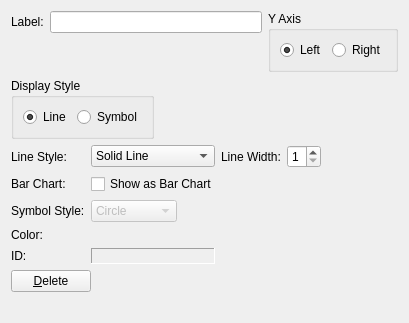
<?xml version="1.0" encoding="UTF-8"?>
<ui version="4.0">
 <class>Graph2dHybridWindowSettingWidget</class>
 <widget class="QWidget" name="Graph2dHybridWindowSettingWidget">
  <property name="geometry">
   <rect>
    <x>0</x>
    <y>0</y>
    <width>409</width>
    <height>323</height>
   </rect>
  </property>
  <property name="windowTitle">
   <string>Form</string>
  </property>
  <layout class="QVBoxLayout" name="verticalLayout_2" stretch="0,0,0,0,1">
   <item>
    <layout class="QHBoxLayout" name="horizontalLayout_5" stretch="1,0">
     <item>
      <layout class="QVBoxLayout" name="verticalLayout">
       <item>
        <layout class="QHBoxLayout" name="horizontalLayout_4">
         <item>
          <widget class="QLabel" name="labelLabel">
           <property name="text">
            <string>Label:</string>
           </property>
          </widget>
         </item>
         <item>
          <widget class="QLineEdit" name="labelLineEdit"/>
         </item>
        </layout>
       </item>
       <item>
        <spacer name="verticalSpacer">
         <property name="orientation">
          <enum>Qt::Vertical</enum>
         </property>
         <property name="sizeType">
          <enum>QSizePolicy::Expanding</enum>
         </property>
         <property name="sizeHint" stdset="0">
          <size>
           <width>20</width>
           <height>5</height>
          </size>
         </property>
        </spacer>
       </item>
      </layout>
     </item>
     <item>
      <layout class="QHBoxLayout" name="horizontalLayout_2">
       <item>
        <widget class="QGroupBox" name="yAxisGroupBox">
         <property name="title">
          <string>Y Axis</string>
         </property>
         <layout class="QHBoxLayout" name="horizontalLayout">
          <item>
           <widget class="QRadioButton" name="yAxisLeftRadioButton">
            <property name="text">
             <string>Left</string>
            </property>
            <property name="checked">
             <bool>true</bool>
            </property>
           </widget>
          </item>
          <item>
           <widget class="QRadioButton" name="yAxisRightRadioButton">
            <property name="text">
             <string>Right</string>
            </property>
           </widget>
          </item>
         </layout>
        </widget>
       </item>
      </layout>
     </item>
    </layout>
   </item>
   <item>
    <layout class="QHBoxLayout" name="horizontalLayout_7">
     <item>
      <widget class="QGroupBox" name="displayStyleGroupBox">
       <property name="title">
        <string>Display Style</string>
       </property>
       <layout class="QHBoxLayout" name="horizontalLayout_6">
        <item>
         <widget class="QRadioButton" name="displayStyleLineRadioButton">
          <property name="text">
           <string>Line</string>
          </property>
          <property name="checked">
           <bool>true</bool>
          </property>
         </widget>
        </item>
        <item>
         <widget class="QRadioButton" name="displayStyleSymbolRadioButton">
          <property name="text">
           <string>Symbol</string>
          </property>
         </widget>
        </item>
       </layout>
      </widget>
     </item>
     <item>
      <spacer name="horizontalSpacer_3">
       <property name="orientation">
        <enum>Qt::Horizontal</enum>
       </property>
       <property name="sizeHint" stdset="0">
        <size>
         <width>40</width>
         <height>0</height>
        </size>
       </property>
      </spacer>
     </item>
    </layout>
   </item>
   <item>
    <layout class="QGridLayout" name="gridLayout">
     <item row="0" column="0">
      <widget class="QLabel" name="lineStyleLabel">
       <property name="text">
        <string>Line Style:</string>
       </property>
      </widget>
     </item>
     <item row="0" column="1">
      <widget class="QComboBox" name="lineStyleComboBox">
       <item>
        <property name="text">
         <string>Solid Line</string>
        </property>
       </item>
       <item>
        <property name="text">
         <string>Dashed Line</string>
        </property>
       </item>
       <item>
        <property name="text">
         <string>Dotted Line</string>
        </property>
       </item>
       <item>
        <property name="text">
         <string>Dots and Dashes</string>
        </property>
       </item>
      </widget>
     </item>
     <item row="0" column="2">
      <widget class="QLabel" name="lineWidthLabel">
       <property name="text">
        <string>Line Width:</string>
       </property>
      </widget>
     </item>
     <item row="0" column="3">
      <layout class="QHBoxLayout" name="horizontalLayout_3">
       <item>
        <widget class="QSpinBox" name="lineWidthSpinBox">
         <property name="minimum">
          <number>1</number>
         </property>
         <property name="maximum">
          <number>7</number>
         </property>
        </widget>
       </item>
       <item>
        <spacer name="horizontalSpacer_2">
         <property name="orientation">
          <enum>Qt::Horizontal</enum>
         </property>
         <property name="sizeHint" stdset="0">
          <size>
           <width>40</width>
           <height>20</height>
          </size>
         </property>
        </spacer>
       </item>
      </layout>
     </item>
     <item row="1" column="0">
      <widget class="QLabel" name="barChartLabel">
       <property name="text">
        <string>Bar Chart:</string>
       </property>
      </widget>
     </item>
     <item row="1" column="1" colspan="2">
      <widget class="QCheckBox" name="barChartCheckBox">
       <property name="text">
        <string>Show as Bar Chart</string>
       </property>
      </widget>
     </item>
     <item row="2" column="0">
      <widget class="QLabel" name="symbolStyleLabel">
       <property name="text">
        <string>Symbol Style:</string>
       </property>
      </widget>
     </item>
     <item row="2" column="1" colspan="2">
      <layout class="QHBoxLayout" name="horizontalLayout_8">
       <item>
        <widget class="QComboBox" name="symbolStyleComboBox">
         <property name="enabled">
          <bool>false</bool>
         </property>
         <item>
          <property name="text">
           <string>Circle</string>
          </property>
         </item>
         <item>
          <property name="text">
           <string>Rectangle</string>
          </property>
         </item>
         <item>
          <property name="text">
           <string>Diamond</string>
          </property>
         </item>
         <item>
          <property name="text">
           <string>Cross</string>
          </property>
         </item>
         <item>
          <property name="text">
           <string>XCross</string>
          </property>
         </item>
        </widget>
       </item>
       <item>
        <spacer name="horizontalSpacer_4">
         <property name="orientation">
          <enum>Qt::Horizontal</enum>
         </property>
         <property name="sizeHint" stdset="0">
          <size>
           <width>40</width>
           <height>0</height>
          </size>
         </property>
        </spacer>
       </item>
      </layout>
     </item>
     <item row="3" column="0">
      <widget class="QLabel" name="colorLabel">
       <property name="text">
        <string>Color:</string>
       </property>
      </widget>
     </item>
     <item row="3" column="1">
      <layout class="QHBoxLayout" name="horizontalLayout_9">
       <item>
        <widget class="ColorEditWidget" name="colorWidget">
         <property name="text">
          <string/>
         </property>
        </widget>
       </item>
       <item>
        <spacer name="horizontalSpacer_5">
         <property name="orientation">
          <enum>Qt::Horizontal</enum>
         </property>
         <property name="sizeHint" stdset="0">
          <size>
           <width>40</width>
           <height>0</height>
          </size>
         </property>
        </spacer>
       </item>
      </layout>
     </item>
     <item row="4" column="0">
      <widget class="QLabel" name="idLabel">
       <property name="text">
        <string>ID:</string>
       </property>
      </widget>
     </item>
     <item row="4" column="1">
      <widget class="QLabel" name="idWidget">
       <property name="frameShape">
        <enum>QFrame::Panel</enum>
       </property>
       <property name="frameShadow">
        <enum>QFrame::Sunken</enum>
       </property>
       <property name="text">
        <string/>
       </property>
      </widget>
     </item>
    </layout>
   </item>
   <item>
    <layout class="QHBoxLayout" name="horizontalLayout_10">
     <item>
      <widget class="QPushButton" name="deleteButton">
       <property name="text">
        <string>&amp;Delete</string>
       </property>
      </widget>
     </item>
     <item>
      <spacer name="horizontalSpacer_6">
       <property name="orientation">
        <enum>Qt::Horizontal</enum>
       </property>
       <property name="sizeHint" stdset="0">
        <size>
         <width>40</width>
         <height>20</height>
        </size>
       </property>
      </spacer>
     </item>
    </layout>
   </item>
   <item>
    <spacer name="verticalSpacer_2">
     <property name="orientation">
      <enum>Qt::Vertical</enum>
     </property>
     <property name="sizeHint" stdset="0">
      <size>
       <width>20</width>
       <height>17</height>
      </size>
     </property>
    </spacer>
   </item>
  </layout>
 </widget>
 <customwidgets>
  <customwidget>
   <class>ColorEditWidget</class>
   <extends>QLabel</extends>
   <header>guibase/widget/coloreditwidget.h</header>
  </customwidget>
 </customwidgets>
 <resources/>
 <connections>
  <connection>
   <sender>displayStyleLineRadioButton</sender>
   <signal>toggled(bool)</signal>
   <receiver>lineStyleComboBox</receiver>
   <slot>setEnabled(bool)</slot>
   <hints>
    <hint type="sourcelabel">
     <x>37</x>
     <y>100</y>
    </hint>
    <hint type="destinationlabel">
     <x>98</x>
     <y>138</y>
    </hint>
   </hints>
  </connection>
  <connection>
   <sender>displayStyleLineRadioButton</sender>
   <signal>toggled(bool)</signal>
   <receiver>lineWidthSpinBox</receiver>
   <slot>setEnabled(bool)</slot>
   <hints>
    <hint type="sourcelabel">
     <x>48</x>
     <y>96</y>
    </hint>
    <hint type="destinationlabel">
     <x>318</x>
     <y>144</y>
    </hint>
   </hints>
  </connection>
  <connection>
   <sender>displayStyleSymbolRadioButton</sender>
   <signal>toggled(bool)</signal>
   <receiver>symbolStyleComboBox</receiver>
   <slot>setEnabled(bool)</slot>
   <hints>
    <hint type="sourcelabel">
     <x>96</x>
     <y>100</y>
    </hint>
    <hint type="destinationlabel">
     <x>162</x>
     <y>194</y>
    </hint>
   </hints>
  </connection>
  <connection>
   <sender>displayStyleLineRadioButton</sender>
   <signal>toggled(bool)</signal>
   <receiver>barChartCheckBox</receiver>
   <slot>setEnabled(bool)</slot>
   <hints>
    <hint type="sourcelabel">
     <x>36</x>
     <y>99</y>
    </hint>
    <hint type="destinationlabel">
     <x>99</x>
     <y>161</y>
    </hint>
   </hints>
  </connection>
 </connections>
</ui>
